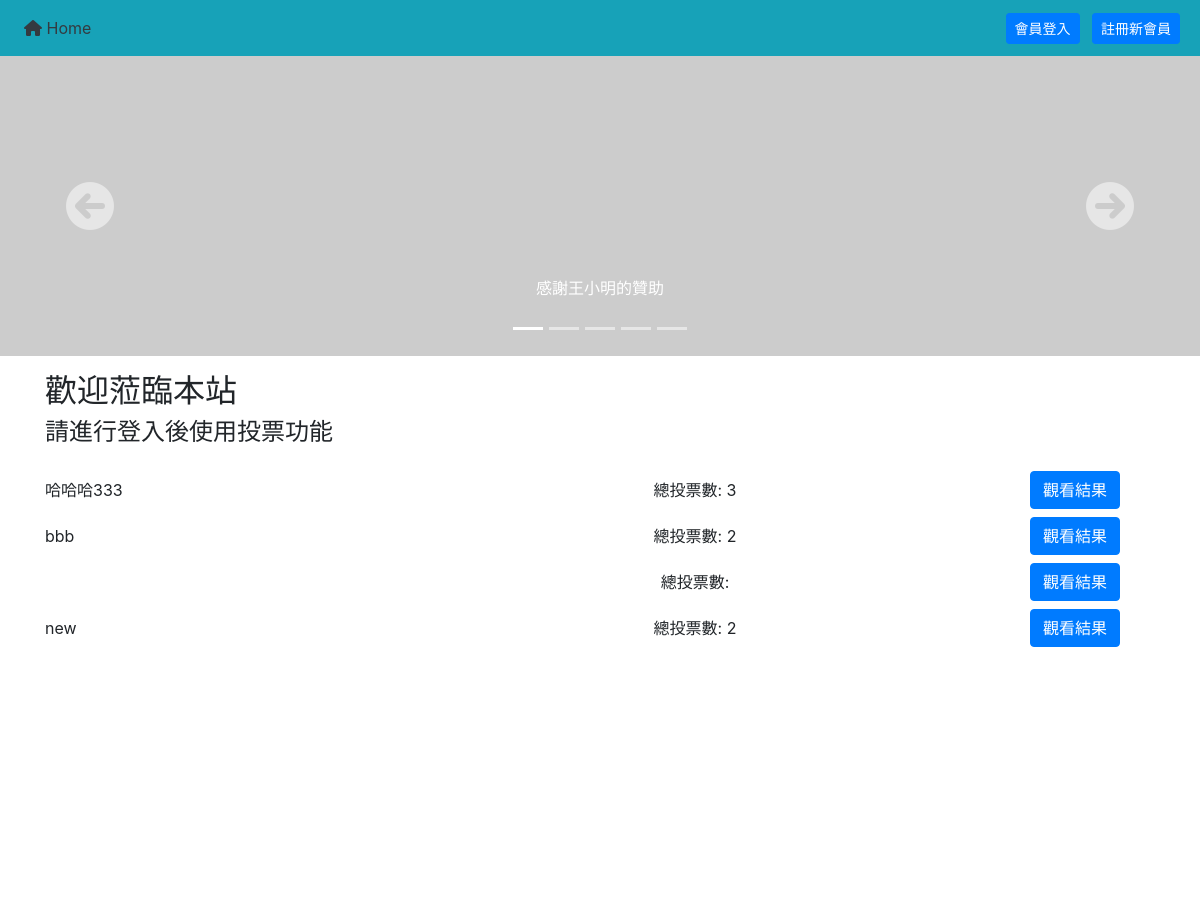
Before: / (upper part) with the older database file.
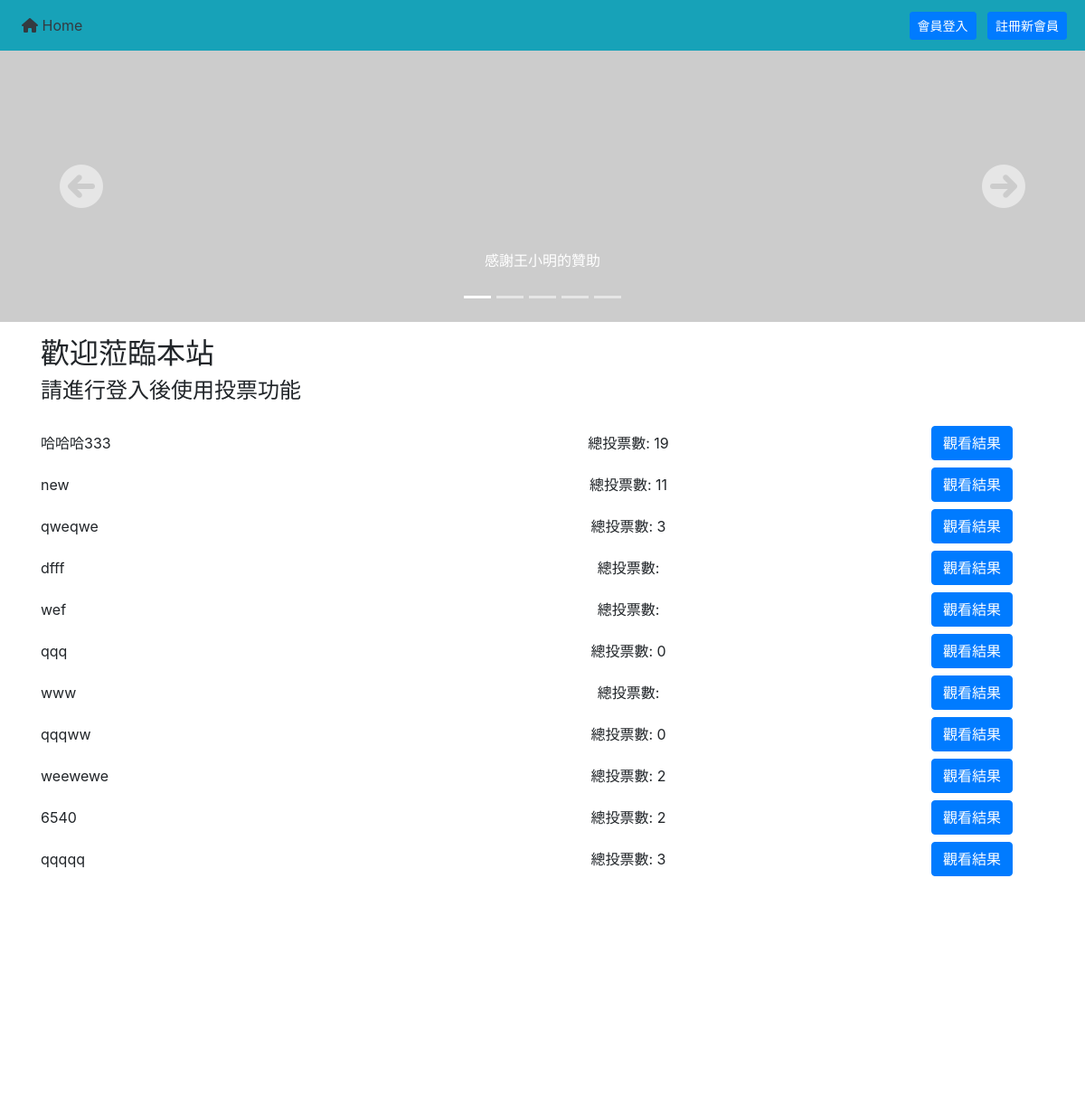
After: the same page with the newer database file.
### tables this page shows
CREATE TABLE `topics` (
  `id` int(11) UNSIGNED NOT NULL,
  `topic` varchar(128) NOT NULL,
  `status` tinyint(1) UNSIGNED NOT NULL DEFAULT 1
);

### api/db.php (called while the page is built, shortened)
<?php
$dsn="mysql:host=localhost;charset=utf8;dbname=vote";
$pdo=new PDO($dsn,"root","");
function all($table,...$arg){
    global $pdo;
    $sql="SELECT * FROM `$table` ";
    $rows=$pdo->query($sql)->fetchAll(PDO::FETCH_ASSOC);
    return $rows;
}
function q($sql){
    global $pdo;
    return $pdo->query($sql)->fetchAll(PDO::FETCH_ASSOC);
}
?>

### frontend/vote_list.php (the view, shortened to what this page needs)
<?php
$subjects = all("topics");
if (isset($_SESSION["user"])) {
?>
    <div class="row mt-3">
        <div class="">
            <h2 class="mt-3">歡迎登入</h2>
            <h4 class="mb-3">請進行投票</h4>
        </div>
        <?php
         $c=q("SELECT count(*) FROM `ad`");
         if($c[0]['count(*)']==0){
             ?>
             <div class="mt-2 ml-3">
                 <img src='./vote.jpg' width='192px' height='89px'>
                 </div>
             <?php
         }else{
             $imgs=all("ad");
             foreach($imgs as $key=>$value){
                 if($value["sh"]==1){
                     ?>
                     <div class="mt-2 ml-3">
                     <img src='./image/<?=$value["name"];?>' width='192px' height='89px'>
                     </div>
                     <?php
                 }
             }
         }
        ?>
    </div>
    <?php
    echo "<ol class='list-group'>";
    foreach ($subjects as $key => $value) {
        if ($value["status"] == 1) {
            echo "<li class='mt-2 row align-items-center'>";
            echo "<span class='col-md-6 text-left'>";
            echo $value["topic"];
            echo "</span>";
            $count = q("SELECT sum(`count`) as '總計' FROM `options` WHERE `topic_id`='{$value['id']}'");
            echo "<span class='d-inline-block col-md-2 text-center'>";
            echo "總投票數: " . $count[0]['總計'];
            echo "</span>";
            echo "<a href='./index.php?do=vote&id={$value['id']}' class='col-md-2 text-center'>";
            echo "<button class='btn btn-success'>投票</button>";
            echo "</a>";
            echo "<a href='?do=vote_result&id={$value['id']}' class='col-md-2 text-center'>";
            echo "<button class='btn btn-primary'>觀看結果</button>";
            echo "</a>";
            echo "</li>";
        }
    }
    echo "</ol>";
} else {
    ?>
    <h2 class="mt-3">歡迎蒞臨本站</h2>
    <h4 class="mb-3">請進行登入後使用投票功能</h4>
<?php
    echo "<ol class='list-group'>";
    foreach ($subjects as $key => $value) {
        if ($value["status"] == 1) {
            echo "<li class='mt-2 row align-items-center'>";
            echo "<span class='col-md-6 text-left'>";
            echo $value["topic"];
            echo "</span>";
            $count = q("SELECT sum(`count`) as '總計' FROM `options` WHERE `topic_id`='{$value['id']}'");
            echo "<span class='d-inline-block col-md-2 text-center'>";
            echo "總投票數: " . $count[0]['總計'];
            echo "</span>";
            echo "<a href='?do=vote_result&id={$value['id']}' class='col-md-2 offset-md-2 text-center'>";
            echo "<button class='btn btn-primary'>觀看結果</button>";
            echo "</a>";
            echo "</li>";
        }
    }
    echo "</ol>";
}
?>

### index.php (shortened to what this page needs)
<?php
include_once "./api/db.php";
?>
<!DOCTYPE html>
<html lang="en">
<head>
    <link rel="stylesheet" href="https://cdn.jsdelivr.net/npm/bootstrap@4.6.1/dist/css/bootstrap.min.css">
    <link rel="stylesheet" href="https://cdnjs.cloudflare.com/ajax/libs/font-awesome/6.0.0-beta3/css/all.min.css" />
</head>
<body>
    <nav class="navbar navbar-expand-sm bg-info">
        <ul class="navbar-nav mr-auto">
            <li class="nav-item">
                <a class="nav-link text-dark" href="index.php"><i class="fas fa-home"></i> Home</a>
            </li>
        </ul>
        <?php
        if (isset($_SESSION["admin"]) and isset($_SESSION["user"])) {
        ?>
            <div class="row align-items-center">
                <span class="mx-2">歡迎登入, <?=$_SESSION["user"];?></span>
                <a class="btn btn-sm btn-primary mx-2" href="./backend/">前往後台</a>
                <a class="btn btn-sm btn-primary mx-2" href="?do=member_index">會員中心</a>
                <a class="btn btn-sm btn-primary ml-2 mr-3" href="?do=logout">會員登出</a>
            </div>
            <?php
        }else{
        ?>
            <div>
                <a class="btn btn-sm btn-primary mx-1" href="?do=login">會員登入</a>
                <a class="btn btn-sm btn-primary mx-1" href="?do=reg">註冊新會員</a>
            </div>
        <?php
        }
        ?>
    </nav>
    <div id="carouselExampleCaptions" class="carousel slide" data-ride="carousel" data-interval="3000">
        <ol class="carousel-indicators">
            <li data-target="#carouselExampleCaptions" data-slide-to="0" class="active"></li>
            <li data-target="#carouselExampleCaptions" data-slide-to="1"></li>
            <li data-target="#carouselExampleCaptions" data-slide-to="2"></li>
            <li data-target="#carouselExampleCaptions" data-slide-to="3"></li>
            <li data-target="#carouselExampleCaptions" data-slide-to="4"></li>
        </ol>
        <div class="carousel-inner">
            <div class="carousel-item active">
                <img src="https://picsum.photos/id/237/1200/300" class="d-block w-100" alt="...">
                <div class="carousel-caption d-none d-md-block">
                    <p>感謝王小明的贊助</p>
                </div>
            </div>
        </div>
        <button class="carousel-control-prev" type="button" data-target="#carouselExampleCaptions" data-slide="prev">
            <span class="" aria-hidden="true"><i class="fas fa-arrow-circle-left fa-3x"></i></i></span>
        </button>
        <button class="carousel-control-next" type="button" data-target="#carouselExampleCaptions" data-slide="next">
            <span class="" aria-hidden="true"><i class="fas fa-arrow-circle-right fa-3x"></i></span>
        </button>
    </div>
    <div class="container wrapper mb-5">
        <?php
        if (isset($_GET["do"])) {
            $do = $_GET["do"];
        } else {
            $do = "vote_list";
        }
        $web = "./frontend/" . $do . ".php";
        if (file_exists($web)) {
            include $web;
        } else {
            include "./frontend/vote_list.php";
        }
        ?>
    </div>
</body>
</html>

### index.php (style rules this page uses)
.carousel .carousel-item { height: 300px; }

Changed rows visible on the page:
removed topics: topic "bbb", 總計 "2"
computed for topics "哈哈哈333": 總計 "3" → "19"
computed for topics "new": 總計 "2" → "11"
added topics: topic "qweqwe", 總計 "3"
added topics: topic "dfff"
added topics: topic "wef"
added topics: topic "qqq", 總計 "0"
added topics: topic "www"
added topics: topic "qqqww", 總計 "0"
added topics: topic "weewewe", 總計 "2"
added topics: topic "6540", 總計 "2"
added topics: topic "qqqqq", 總計 "3"
